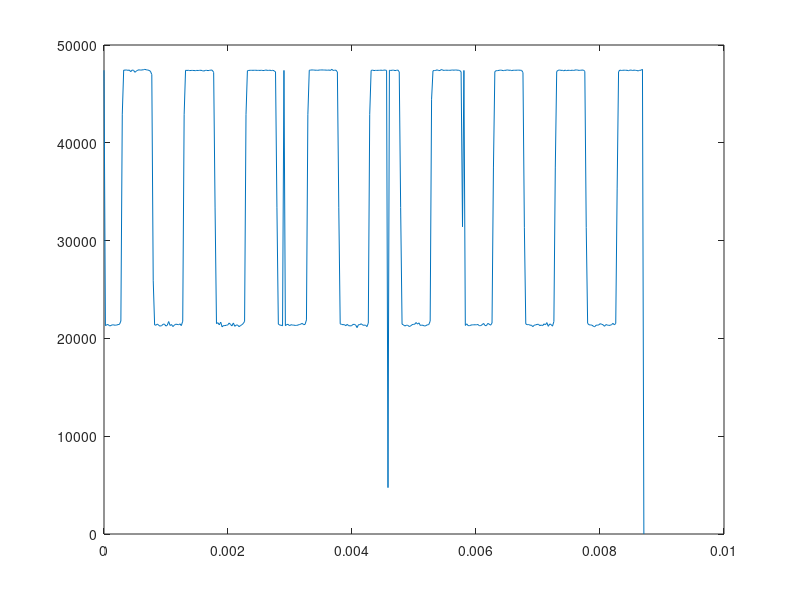

This chart was generated by the following MATLAB code:

x = (0:1/44100:3*128/44100);

%100hz @200mv
y1 = [2368, 2212, 2377, 2381, 1993, 2397, 2388, 2393, 2396, 1791, 2400, 2415, 2415, 2412, 1777, 2417, 2412, 2420, 2454, 390, 2372, 2431, 2412, 2448, 920, 2439, 2425, 2440, 1967, 2429, 2493, 2449, 2450, 323, 2457, 2462, 2478, 2414, 288, 282, 2454, 2440, 2458, 2465, 1930, 2439, 2461, 2457, 1946, 917, 2458, 2448, 2457, 2460, 2460, 2461, 2453, 2485, 2004, 3998, 2453, 2453, 2455, 2458, 2445, 2423, 2449, 2424, 2076, 2442, 2442, 2437, 2439, 2309, 2437, 2490, 2429, 2426, 2117, 2421, 2421, 2417, 2412, 2151, 2403, 2400, 2402, 2400, 2177, 2376, 2394, 2387, 2384, 2224, 2378, 2370, 2369, 2364, 2358, 2360, 2355, 2352, 2349, 2201, 2345, 2337, 2333, 2330, 2280, 2324, 2317, 2308, 2310, 2306, 2317, 2338, 2305, 2284, 2295, 2286, 2286, 2277, 2256, 2341, 2260, 2276, 2245, 2244, 1645, 2212, 2235, 2191, 2215, 2175, 2210, 2173, 2121, 2166, 2400, 2181, 2153, 2155, 2147, 2129, 2125, 2123, 2121, 2112, 2116, 2114, 2107, 2112, 2105, 2106, 2106, 2093, 2093, 2094, 2109, 2089, 2089, 2079, 2074, 2072, 2069, 2055, 2052, 2064, 2454, 412, 2048, 2084, 2046, 4038, 2046, 2023, 2035, 2058, 2458, 2017, 2017, 1942, 1958, 3997, 1946, 1994, 1963, 1892, 2453, 1964, 1980, 1920, 1963, 1830, 1813, 1849, 1847, 2076, 1776, 1768, 1836, 1821, 1813, 394, 1806, 1875, 1829, 2083, 2421, 1864, 1787, 1727, 1768, 2888, 1743, 1723, 1746, 1749, 2394, 1626, 1735, 1728, 1719, 2152, 1724, 1717, 1712, 1694, 2355, 1700, 1716, 1675, 1699, 2337, 1695, 1712, 1685, 1682, 2317, 1674, 1659, 1662, 2348, 1661, 2070, 1685, 3703, 1663, 1680, 1743, 2256, 1642, 2047, 2054, 2245, 1650, 2115, 1637, 185, 1637, 1634, 1649, 2210, 1636, 1641, 1777, 1646, 2181, 1652, 1660, 1641, 1645, 3693, 1641, 1651, 1637, 1684, 1652, 1652, 1633, 1652, 1659, 3194, 1661, 1664, 1664, 1664, 1667, 1665, 1670, 1671, 1657, 1675, 1675, 1719, 1684, 1689, 1950, 1694, 1696, 1701, 1703, 2046, 1712, 1714, 1717, 1712, 1723, 1723, 1750, 1733, 1737, 1946, 1740, 1751, 1749, 1757, 1785, 1753, 1769, 1774, 1792, 1844, 1788, 1775, 1797, 1804, 1736, 1804, 1815, 1818, 1814, 1806, 1831, 1838, 1820, 1848, 1834, 1822, 1886, 1868, 1877, 1742, 1877, 1890, 1894, 1901, 1906, 1918, 1916, 1895, 1908, 1980, 1933, 1933, 1951, 1959, 1700, 1963, 1969, 1980, 1983, 1695, 1989, 2001, 2020, 2014, 1674, 2020, 2018, 2034, 2039, 2071, 2079, 2060, 2066, 2057, 1743, 2047, 2087, 2086, 2098, 2245, 2106,0];

%500hz @200mv
y2 = [1733, 1755, 2344, 2338, 1821, 2100, 2300, 2256, 2231, 1994, 2179, 2168, 2116, 2104, 2138, 491, 1945, 1944, 3488, 1893, 1837, 1814, 1787, 1761, 1731, 1712, 3506, 1685, 1650, 1655, 3160, 1650, 1644, 1646, 3946, 1662, 1677, 1673, 3973, 1704, 1741, 1779, 1794, 1817, 1867, 1873, 1898, 1925, 1925, 1981, 2007, 2027, 2084, 2096, 2129, 2137, 2182, 2225, 2209, 2262, 2285, 2306, 2346, 2361, 2371, 2388, 2392, 2418, 2417, 2441, 2423, 2454, 2457, 2464, 2449, 2456, 2454, 2468, 2439, 2431, 2417, 2406, 2372, 2389, 2352, 2338, 2311, 2301, 2283, 2239, 2209, 2179, 2169, 2159, 2096, 2072, 2060, 1991, 1946, 1932, 1927, 1898, 1856, 1807, 1820, 1802, 1748, 1744, 1752, 1717, 1696, 1698, 1622, 1678, 1661, 1653, 1646, 1644, 1614, 1650, 1649, 1644, 1670, 1662, 1677, 1682, 1715, 1745, 2420, 1771, 1794, 1835, 1853, 1814, 1891, 1917, 1950, 1994, 1977, 2051, 2059, 2090, 2138, 2161, 2176, 2197, 2238, 209, 2256, 2298, 2332, 2349, 835, 2385, 2402, 2416, 2430, 2440, 2440, 2453, 2452, 2459, 2455, 2466, 2456, 2452, 2437, 233, 2425, 2420, 2397, 2375, 1867, 2359, 2312, 2292, 2266, 701, 2235, 2189, 2160, 2132, 2129, 2079, 2044, 2019, 1989, 405, 1965, 1903, 1874, 1849, 1822, 1804, 1781, 1756, 1753, 1739, 1706, 1690, 1677, 1667, 186, 1650, 1650, 1645, 1644, 1648, 1648, 1656, 1652, 1673, 2352, 1690, 1716, 1728, 1748, 2718, 1756, 1816, 1834, 2159, 1889, 1943, 1973, 1991, 2010, 2029, 2083, 2116, 64, 1871, 2173, 2219, 2252, 1744, 1752, 2297, 2344, 2365, 1623, 1678, 2427, 2429, 2435, 1644, 399, 2451, 2458, 2446, 1670, 1662, 2456, 2442, 2434, 1745, 2420, 2409, 2381, 2358, 1853, 2308, 2317, 2271, 2246, 1994, 2190, 2194, 2112, 2110, 2138, 2076, 2017, 1991, 1949, 1933, 1871, 1913, 1839, 1820, 1795, 1785, 1785, 1742, 1725, 1707, 1707, 1680, 1672, 1664, 1651, 1646, 1648, 1645, 1647, 1704, 1680, 1652, 1667, 1683, 1867, 1693, 1709, 1743, 1767, 1789, 1979, 1831, 1875, 1879, 2129, 1937, 1938, 2034, 2027, 2197, 2072, 2131, 2137, 2181, 2198, 2224, 2249, 2273, 2274, 2448, 2325, 2319, 2378, 2394, 2472, 2416, 2420, 2451, 2450, 2520, 2456, 2461, 2454, 2455, 2352, 2452, 2449, 2426, 2414, 2207, 2399, 2374, 2332, 2304, 1889, 2291, 2275, 2224, 2199, 2029, 2172, 2123, 2078, 2048, 2173, 2029, 2000, 1928, 1913, 2297, 1884, 1863, 1811, 1793, 2426, 1736, 1746, 1706, 1696, 2450, 1682, 1672, 1649, 1646, 2456, 1646, 1654, 1648,0];

%1khz @200mv
y3 = [1804, 2318, 2093, 2204, 2257, 2319, 2457, 2399, 2415, 2436, 2450, 2407, 2459, 2450, 2432, 2411, 2378, 2304, 2291, 2248, 2200, 2140, 2077, 2019, 1957, 1899, 1541, 1798, 1758, 1720, 1691, 1663, 1660, 1650, 1644, 1654, 1674, 1672, 1732, 1769, 1983, 3650, 1862, 1976, 2029, 2207, 2357, 2198, 2251, 2299, 2441, 2378, 2378, 2439, 2458, 2449, 2371, 2462, 2432, 2412, 2536, 2304, 2336, 2248, 2193, 2141, 2140, 2022, 1963, 1864, 1853, 1806, 1806, 1719, 1700, 1606, 1670, 1646, 1646, 1655, 1775, 1674, 1725, 1763, 1805, 1990, 1917, 1851, 2014, 2080, 2313, 2068, 2269, 2295, 2341, 2461, 2377, 2346, 2456, 2461, 2520, 2457, 2377, 2411, 2384, 2183, 2340, 2299, 2201, 2114, 1899, 2085, 2028, 1912, 1864, 1693, 1845, 1769, 1696, 1673, 1655, 1671, 1647, 1650, 1673, 1812, 1690, 1677, 1804, 1852, 303, 1970, 1982, 2084, 2127, 2201, 2185, 2237, 2331, 2373, 2459, 2403, 2438, 2461, 2413, 2436, 2485, 2411, 2383, 2349, 2317, 2193, 2193, 2149, 2092, 2040, 1976, 1930, 1843, 1817, 1661, 1773, 1675, 1673, 1655, 1737, 1644, 1644, 1648, 1712, 1862, 1754, 1754, 1842, 1899, 1934, 1934, 666, 2128, 2183, 2378, 2280, 2284, 2367, 2406, 2462, 2432, 2458, 2460, 2455, 2336, 2426, 2392, 2351, 2313, 2262, 2276, 2281, 2093, 2059, 1806, 1926, 1926, 1827, 1781, 1622, 1750, 1680, 1655, 1649, 1725, 1637, 1651, 1685, 1717, 1883, 1755, 1838, 1890, 1930, 2773, 2005, 2061, 2154, 2226, 2154, 2342, 2313, 2399, 2425, 2441, 2445, 2454, 2454, 2473, 2299, 2420, 2394, 2316, 2265, 2028, 2212, 2160, 2044, 1987, 1769, 1878, 1784, 1750, 1671, 1703, 1634, 1646, 1812, 1651, 1713, 1747, 1852, 1845, 1941, 1980, 292, 2041, 2229, 2274, 2237, 2325, 2425, 2443, 2403, 2460, 2459, 2421, 2406, 2452, 2358, 2318, 2269, 2221, 2165, 2101, 2051, 1999, 1946, 1912, 1829, 1787, 1748, 1699, 1773, 1647, 1652, 1649, 1651, 1647, 1599, 1709, 1749, 1783, 1822, 1822, 1938, 2009, 2052, 1934, 2161, 2194, 2257, 2316, 2360, 2360, 2423, 2443, 2451, 2432, 2486, 2447, 2429, 2411, 2362, 2323, 2248, 2228, 2163, 2247, 2048, 1996, 1943, 1884, 1812, 1597, 1748, 1714, 1683, 1783, 1646, 1655, 1649, 1661, 1612, 1678, 1730, 1779, 1816, 1755, 1883, 1981, 2045, 2100, 2005, 2161, 2267, 2314, 2350, 2406, 2394, 2443, 2455, 2451, 2445, 2452, 2433, 2424, 2385, 2420, 2326, 2227, 2174, 2122, 2212, 2063, 1951, 1892, 1847, 1782, 1754, 1714, 1687, 1665, 1634, 1653, 1664, 1656, 1673,0];

%5khz @200mv
y4 = [1651, 1696, 418, 1982, 1654, 1794, 2156, 2356, 2340, 2391, 2144, 2017, 1872, 1674, 1831, 2119, 332, 2436, 2438, 2104, 1826, 1657, 1721, 1900, 2171, 2385, 902, 2322, 2514, 1780, 1645, 1716, 1718, 1950, 2430, 2441, 2291, 3826, 2003, 1646, 1727, 3768, 1972, 2432, 2406, 2233, 2032, 1717, 1717, 1786, 2039, 2320, 2320, 2394, 2165, 1890, 2142, 1749, 1655, 2118, 2344, 3851, 2459, 2119, 1834, 1667, 142, 1859, 1872, 2371, 2481, 1635, 2339, 265, 1655, 1691, 2275, 3700, 2215, 2447, 2299, 2036, 1731, 1755, 1732, 1985, 2189, 2182, 2436, 2236, 1960, 2625, 1773, 1643, 2035, 2298, 1982, 2528, 2239, 1941, 1718, 2338, 1780, 1782, 2332, 2454, 1683, 2389, 2156, 1680, 1662, 2447, 1818, 2112, 2463, 2344, 1762, 2106, 1672, 1685, 1899, 2250, 2163, 2374, 2324, 2077, 2036, 1791, 1865, 1927, 2203, 1916, 2388, 2227, 1995, 1768, 2340, 1643, 1748, 2275, 2444, 1674, 2402, 396, 1709, 1642, 3206, 4, 2453, 2400, 633, 1903, 1656, 1794, 774, 2345, 2385, 2155, 1901, 1670, 1847, 2136, 2378, 2456, 2086, 1813, 2000, 1587, 2176, 2411, 1972, 2303, 2035, 1760, 1647, 1717, 1717, 2235, 2442, 2447, 2320, 1978, 1739, 1645, 1741, 2005, 1988, 2423, 2429, 2230, 2459, 1700, 1655, 1794, 2070, 2335, 2335, 2397, 2148, 1868, 2339, 1606, 1830, 2122, 2372, 3931, 2459, 2146, 1834, 1659, 1731, 1679, 2163, 2391, 2466, 2182, 2322, 1794, 1652, 1700, 1668, 1922, 2413, 2444, 2273, 2528, 1756, 1645, 1727, 1987, 244, 2447, 2431, 2243, 1941, 2389, 1728, 1776, 2051, 2312, 1822, 2454, 2212, 1925, 1702, 2106, 1799, 2060, 2338, 2435, 2163, 2370, 1847, 1676, 1675, 1791, 1865, 2385, 2460, 2332, 2132, 281, 1653, 1685, 1896, 1643, 2179, 2456, 2310, 2055, 2402, 1653, 1716, 1945, 2250, 368, 2482, 2268, 1988, 1731, 1656, 1747, 1997, 2278, 2445, 2413, 2221, 1902, 1710, 1650, 1799, 2063, 2316, 2455, 2388, 112, 2156, 1685, 1657, 1781, 2035, 2053, 2459, 2379, 2154, 3915, 1538, 1675, 1853, 2130, 1739, 2463, 2332, 2050, 1813, 119, 1587, 1918, 2219, 2408, 2451, 2293, 2018, 1761, 1611, 1605, 1986, 2242, 2436, 2441, 3620, 446, 1724, 1646, 1743, 2018, 2018, 2451, 2413, 2212, 2163, 1821, 1651, 1801, 2092, 1323, 2347, 2373, 2154, 1845, 2413, 1676, 1862, 2124, 412, 2449, 2083, 1821, 1652, 2447, 1677, 2161, 2401, 2389, 1728, 2298, 1783, 1648, 1851, 2454, 1958, 2423, 2488, 2106, 1959, 1951, 1644, 1745, 2163, 2370, 2294, 2417, 2226, 1791,0];

%10khz @200mv
y5 = [1999, 2441, 1752, 1764, 1766, 2431, 1952, 1644, 1964, 2036, 2185, 1691, 1782, 2298, 2346, 1853, 1669, 2135, 2459, 2129, 1654, 1900, 2382, 2333, 3357, 1700, 2202, 2426, 1982, 1652, 2037, 2452, 2166, 1737, 1818, 2349, 2392, 1861, 1593, 201, 2459, 2114, 2177, 1909, 1909, 2300, 1794, 1724, 2185, 2450, 2022, 1645, 1650, 2445, 2437, 1713, 1770, 1755, 2447, 343, 1663, 2080, 1982, 2103, 1671, 1885, 2371, 2347, 2363, 1687, 2215, 2448, 2456, 1648, 1883, 2438, 2306, 37, 1783, 2245, 2435, 1975, 1708, 1645, 1986, 2235, 1700, 1697, 1827, 2404, 1806, 1691, 1139, 2151, 2451, 1646, 1956, 1895, 2287, 2254, 1749, 2280, 2378, 2431, 1929, 2024, 2451, 2444, 2204, 1696, 2336, 2386, 2374, 1860, 1696, 2460, 2102, 2195, 1915, 1893, 2306, 1779, 1864, 1712, 2227, 1989, 1668, 1649, 2197, 2441, 1693, 1807, 2020, 2343, 2363, 1671, 2120, 2036, 2462, 2147, 1835, 2385, 2346, 261, 1693, 2163, 2463, 4033, 1856, 1993, 2448, 2255, 3229, 1761, 545, 2394, 1918, 1654, 566, 2458, 2156, 1676, 1838, 2377, 2352, 1794, 1683, 203, 2171, 2461, 1652, 1938, 1909, 2413, 2273, 1718, 2270, 2546, 2362, 1655, 2073, 2452, 2437, 3718, 1669, 2370, 2347, 279, 1565, 3733, 2456, 2036, 1654, 1942, 3991, 2269, 1796, 1725, 2226, 2176, 2010, 1643, 1883, 4090, 2430, 1732, 1755, 2323, 2323, 2915, 1663, 2114, 1986, 2485, 2562, 1882, 2395, 2380, 2318, 1683, 2215, 2452, 2451, 1780, 1968, 2437, 2199, 2254, 1716, 1771, 2405, 1939, 1929, 1641, 2087, 2132, 1687, 1696, 1887, 2400, 1782, 1713, 1696, 2224, 2399, 1642, 1989, 1893, 2429, 1772, 2304, 1712, 2396, 2099, 2457, 1649, 2197, 2392, 2381, 1871, 1610, 2466, 2065, 1633, 1649, 2284, 1756, 2147, 1734, 1923, 1646, 2053, 2453, 1681, 1809, 2361, 2426, 1853, 1681, 2130, 2461, 2088, 1653, 1867, 2387, 2333, 3357, 1707, 2198, 2448, 1932, 1661, 1999, 2453, 2184, 1673, 1689, 2316, 2379, 1857, 1909, 199, 2450, 2083, 1652, 3954, 1905, 2328, 1824, 1684, 2437, 2461, 2018, 1643, 1972, 2388, 2164, 1723, 1762, 2296, 2407, 1910, 1654, 2071, 2460, 2276, 1672, 1847, 2368, 2322, 1882, 1557, 2178, 2460, 2008, 1583, 1647, 2438, 2297, 1767, 1986, 1215, 2442, 1973, 1644, 2893, 2009, 2210, 1686, 1792, 2451, 2375, 1812, 1676, 2187, 2254, 2332, 1643, 1915, 2438, 1929, 2268, 1725, 2254, 2441, 1696, 1935, 2021, 2469, 2221, 1664, 1690, 2345, 2414, 1868, 1893, 1651, 2444, 2117, 1655, 2396, 1954, 2317, 1777,0];

%square 1khz @ 200mv
y6 = [1645, 1646, 1660, 1648, 1642, 1644, 1647, 1660, 1644, 1642, 1642, 1645, 1644, 1660, 1656, 2458, 2458, 2428, 2460, 2461, 2461, 2461, 2460, 2461, 2461, 2462, 2458, 2458, 2464, 2459, 2459, 2456, 2462, 2459, 2456, 1645, 2448, 1645, 1642, 1632, 1639, 1647, 1645, 1646, 1645, 1647, 1644, 1651, 1642, 1644, 1644, 1642, 1648, 1623, 1641, 1646, 1645, 1641, 2461, 2458, 2459, 2451, 2455, 2460, 2459, 2463, 2464, 2459, 2463, 2462, 2461, 2459, 2458, 2413, 2462, 2460, 2457, 2452, 2460, 1645, 1644, 1643, 1646, 1647, 1641, 1643, 1642, 1644, 1681, 1641, 1655, 1672, 1647, 1645, 1647, 1647, 1648, 1671, 1644, 1646, 1645, 1644, 2463, 2458, 2458, 2466, 2452, 2460, 2457, 2459, 2459, 2459, 2459, 2465, 2460, 2441, 2449, 2462, 2309, 2462, 2462, 2463, 2501, 1643, 1647, 1648, 1647, 1648, 1644, 1644, 1641, 1648, 1646, 1648, 1647, 1622, 1644, 1645, 1640, 1644, 1640, 1661, 1643, 1645, 1641, 2606, 2460, 2458, 2457, 2463, 2456, 2461, 2457, 2564, 2460, 2421, 2464, 2463, 2455, 2458, 2452, 2459, 2462, 2455, 2462, 2459, 1642, 2459, 1645, 1643, 1643, 1647, 1637, 1627, 1615, 1641, 1642, 1643, 1638, 1643, 1645, 1631, 1624, 1644, 1648, 1615, 2461, 1642, 1636, 2456, 2458, 2460, 2446, 2459, 2457, 2462, 2463, 2465, 2497, 2452, 2462, 2413, 2460, 2457, 2462, 2418, 2460, 2492, 2457, 2456, 1646, 1646, 1640, 1644, 1642, 1650, 1646, 1643, 1655, 1672, 1644, 1643, 1654, 1647, 1648, 1642, 2459, 1643, 1645, 1641, 1648, 2455, 2461, 2466, 2455, 2458, 2462, 2483, 2459, 2460, 2458, 2475, 2464, 2441, 2461, 2456, 2463, 2461, 2462, 2467, 2458, 2493, 2455, 1648, 1644, 1648, 2459, 1641, 1641, 1643, 1647, 1641, 1646, 1626, 1627, 1647, 1667, 1649, 1640, 1643, 1643, 1645, 1647, 2606, 1645, 1633, 2458, 2507, 2456, 2458, 2463, 2445, 2459, 2421, 2460, 2462, 2455, 2460, 2452, 2443, 2459, 2461, 2441, 2459, 2459, 2462, 2480, 2461, 1643, 1645, 1645, 1645, 1644, 1641, 1643, 1659, 1643, 1655, 1645, 1647, 1633, 1652, 1645, 1615, 1646, 1645, 1647, 1642, 2458, 1628, 2457, 2461, 2420, 2462, 2457, 2459, 2472, 2461, 2462, 2459, 2455, 2461, 2458, 2418, 2472, 2461, 2456, 2414, 1646, 2455, 2461, 2440, 1645, 1650, 1641, 1601, 1646, 1643, 1644, 1623, 1646, 1644, 1638, 1642, 1645, 1641, 1648, 1647, 1648, 1644, 1652, 1642, 1646, 2458, 1644, 2456, 2443, 2480, 2458, 2458, 2459, 2465, 2454, 2456, 2461, 2459, 2462, 2477, 2458, 2461, 2460, 2451, 2457, 1648,0];

%square 1khz @ 200mv with filter
y7 = [2459, 2456, 2457, 2456, 402, 2462, 1589, 1641, 1646, 1647, 1646, 1642, 1642, 1643, 1642, 1642, 1645, 1641, 1641, 1640, 1642, 1642, 1641, 1641, 1645, 1642, 1642, 1647, 2493, 2453, 2456, 2452, 2451, 2453, 2458, 2453, 2458, 2455, 2451, 2456, 2459, 2460, 2459, 2446, 2459, 2455, 2451, 2452, 2455, 2458, 1585, 1642, 1642, 1643, 1643, 1642, 1641, 1642, 1642, 1641, 1642, 1644, 1642, 1642, 1642, 1642, 1642, 1642, 1643, 1642, 1642, 1656, 2392, 2450, 2461, 2449, 2456, 2453, 2451, 2450, 2448, 2451, 2449, 2448, 2460, 2453, 2460, 2454, 2454, 2455, 2456, 2462, 2456, 2441, 1605, 1770, 1643, 1642, 1642, 1642, 1642, 1640, 1642, 1642, 1642, 1643, 1642, 1642, 1642, 1642, 1642, 1643, 1642, 1642, 1576, 1660, 2440, 2451, 2455, 2455, 2450, 2455, 2460, 2458, 2459, 2452, 2454, 2453, 2448, 2459, 2454, 2459, 2456, 2452, 2459, 2457, 2454, 2440, 1838, 1642, 1642, 1643, 1642, 1642, 1642, 1641, 1641, 1641, 1640, 1640, 1641, 1642, 1643, 1643, 1642, 1642, 1642, 1642, 1608, 1658, 3128, 2454, 2456, 2453, 2455, 2454, 2452, 2458, 2459, 2456, 2456, 2458, 2458, 2455, 2456, 2457, 2453, 2458, 2456, 2455, 2456, 2446, 1893, 1642, 1643, 1640, 1642, 1645, 1642, 1637, 1638, 1636, 1638, 1639, 1638, 1642, 1645, 1637, 1640, 1634, 1600, 1638, 1640, 1643, 2013, 2447, 2455, 2461, 2464, 2462, 2441, 2477, 2461, 2455, 2458, 2402, 2451, 2454, 2460, 2463, 2463, 2458, 2455, 2458, 2461, 2460, 2205, 1651, 1641, 1641, 1641, 1645, 1643, 1669, 1609, 1642, 1699, 1642, 1640, 1644, 1646, 1637, 1646, 1644, 1644, 1642, 1644, 1643, 3714, 2438, 2463, 2461, 2435, 2460, 2469, 2481, 2446, 2458, 2435, 2460, 2452, 2450, 2454, 2465, 2449, 2456, 2465, 2456, 3071, 2463, 2330, 1653, 1639, 1641, 1641, 1640, 1642, 1635, 1642, 1641, 1641, 1643, 1642, 1642, 1641, 1640, 1629, 1641, 1640, 1638, 1632, 1640, 1627, 2454, 2455, 2448, 2447, 2459, 2456, 2457, 2453, 2452, 2457, 2457, 2456, 2457, 2452, 2460, 2446, 2456, 2458, 2457, 2461, 2455, 2508, 1643, 1642, 1641, 1641, 1643, 1643, 1641, 1628, 1639, 1642, 1640, 1649, 1636, 1634, 1639, 1634, 1639, 1639, 1637, 1640, 1656, 1661, 2442, 2463, 2458, 2458, 2460, 2457, 2462, 2450, 2459, 2457, 2456, 2459, 2457, 2456, 2447, 2451, 2457, 2458, 2458, 2456, 2455, 2531, 3681, 1643, 1643, 1643, 1642, 1642, 1642, 1642, 1643, 1646, 1642, 1643, 1642, 1641, 1640, 1642, 1642, 1643, 1642, 3759, 1643, 1584, 2472, 2457, 2467,0];
    
%square 1khz @ 200mv with filter -250mv dc
y8 =  [1131, 1131, 1132, 1132, 1134, 1135, 1134, 1134, 1135, 1134, 1135, 1133, 1133, 1274, 1278, 1946, 1946, 1946, 1945, 1947, 1947, 1947, 1947, 1947, 1950, 1948, 1948, 1946, 1945, 1948, 1947, 1956, 1947, 1566, 1948, 1895, 1144, 1128, 1134, 1130, 1152, 1153, 1132, 1134, 1049, 1127, 1132, 1141, 1135, 1139, 1128, 1144, 1127, 1133, 1138, 1130, 1131, 1090, 1932, 1945, 1946, 1945, 1947, 1947, 1947, 1948, 1947, 1944, 1946, 1946, 1946, 1947, 1949, 1947, 1978, 1948, 1948, 1948, 2010, 1955, 1147, 1134, 1134, 1130, 1134, 1132, 1130, 1130, 1029, 1157, 1132, 1130, 1167, 1126, 1127, 1155, 1132, 1133, 1156, 1139, 1128, 1146, 1935, 1946, 1947, 1946, 1945, 1941, 1944, 1952, 1945, 1949, 1947, 1948, 1941, 1947, 1946, 1948, 1945, 1930, 1947, 1959, 1948, 1997, 1112, 1128, 1134, 1135, 1131, 1131, 1131, 1133, 1147, 1134, 1135, 1135, 1135, 1136, 1135, 1134, 1122, 1144, 1135, 1131, 1136, 1082, 1951, 1947, 1947, 1946, 1942, 1946, 1944, 1944, 1948, 1947, 1946, 1945, 1951, 1945, 1951, 1945, 1948, 1946, 1946, 1945, 1946, 1610, 1458, 1132, 1149, 1163, 1129, 1149, 1071, 1138, 1130, 1136, 1130, 1130, 1131, 1133, 1132, 1133, 1132, 1146, 1133, 1132, 1132, 1113, 1999, 1946, 1941, 1943, 1938, 1948, 1948, 1949, 1947, 1944, 1945, 1948, 1947, 1947, 1945, 1947, 1947, 1982, 1950, 1948, 1942, 1966, 1079, 1134, 1142, 1138, 1943, 1261, 1137, 1132, 1135, 1135, 1135, 1138, 1151, 1133, 1137, 1135, 1134, 1133, 1134, 1134, 1373, 1135, 2034, 1945, 1946, 1949, 1943, 1945, 1950, 1946, 1951, 1945, 1948, 1950, 1948, 1946, 1951, 1949, 1945, 1946, 2016, 1936, 1948, 1942, 1947, 1130, 1146, 1133, 1133, 1134, 1135, 1133, 1133, 1134, 1134, 1133, 1132, 1135, 1137, 1134, 1135, 1133, 1135, 1134, 1134, 1179, 1893, 1980, 1949, 1947, 1940, 1949, 1947, 1952, 1943, 1946, 1946, 1948, 1948, 1947, 1946, 1950, 1948, 1946, 1948, 1820, 1946, 1932, 1153, 1135, 1135, 1135, 1135, 1134, 1134, 1134, 1134, 1134, 1134, 1135, 1134, 1135, 1133, 1134, 1133, 1135, 1134, 1136, 1134, 1148, 1922, 1948, 1942, 1947, 1946, 1943, 1939, 1950, 1948, 1952, 1946, 1946, 1949, 1947, 1946, 1946, 1947, 1950, 1947, 1947, 1955, 1940, 1512, 1135, 1133, 1136, 1136, 1132, 1137, 1131, 1136, 1136, 1139, 1136, 1135, 1134, 1135, 1135, 1134, 1125, 1151, 1134, 1134, 1147, 1635, 1948, 1956, 1976, 1947, 1945, 1948, 1949, 1949, 1950, 1943, 1947, 1946, 1947, 1950, 1947, 1949, 1947,0];

%square 1khz @200mv filter 250 dc
y9 =[2149, 2967, 2962, 2956, 2962, 2967, 2960, 2961, 2963, 2965, 2963, 2962, 2962, 2962, 2960, 2960, 2961, 2966, 2960, 3017, 2143, 2119, 2148, 2149, 2149, 2145, 2148, 2149, 2150, 2148, 2149, 2151, 2147, 2152, 2150, 2149, 2148, 2152, 2148, 2148, 2539, 2085, 2964, 2963, 2960, 2966, 2963, 2956, 2964, 2965, 2960, 2957, 2965, 2961, 2960, 2962, 2960, 2965, 2963, 2956, 2961, 2965, 2964, 3014, 2121, 2151, 2151, 2147, 2149, 2146, 2144, 2149, 2149, 2152, 2147, 2152, 2148, 2147, 2148, 2149, 2148, 2153, 2146, 2149, 2150, 2105, 3001, 2966, 2960, 2961, 2961, 2963, 2959, 2964, 2962, 2962, 2962, 2966, 2958, 2958, 2966, 2960, 2961, 2959, 2967, 2960, 2963, 3004, 2112, 2149, 2152, 2152, 2148, 2149, 2149, 2149, 2149, 2146, 2149, 2149, 2144, 2146, 2151, 2149, 2149, 2149, 2156, 2156, 2147, 2125, 2946, 2958, 2963, 2967, 2966, 2952, 2969, 2952, 2957, 2972, 2962, 2960, 2968, 2965, 2966, 2966, 2960, 2967, 2962, 2967, 2967, 2955, 2119, 2152, 2148, 2150, 2147, 2152, 2152, 2153, 2147, 2149, 2149, 2150, 2154, 2152, 2150, 2151, 2149, 2147, 2532, 2150, 2147, 2138, 3017, 2972, 2963, 2959, 2955, 2957, 2967, 2966, 2966, 2960, 2961, 2961, 2957, 2959, 2964, 2965, 2962, 2959, 2965, 2973, 2965, 2954, 2123, 2154, 2152, 2151, 2149, 2149, 2149, 2141, 2150, 2146, 2150, 2155, 2147, 2153, 2143, 2151, 2152, 2148, 2151, 2148, 2150, 2164, 2911, 2959, 2950, 2968, 2959, 2956, 2959, 2963, 2959, 2957, 2959, 2969, 2966, 2983, 2953, 2960, 2964, 2965, 2975, 2965, 2959, 2954, 2295, 2144, 2145, 2148, 2146, 2144, 2150, 2152, 2150, 2148, 2148, 2150, 2149, 2149, 2148, 2150, 2151, 2149, 2149, 2148, 2151, 2164, 2828, 2965, 2972, 2968, 2969, 2965, 2963, 2964, 2964, 2970, 2968, 2973, 2974, 2973, 2975, 2968, 2969, 2967, 2967, 2971, 2968, 2967, 2465, 2148, 2150, 2149, 2149, 2149, 2148, 2149, 2153, 2153, 2150, 2152, 2152, 2149, 2152, 2150, 2151, 2149, 2149, 2149, 2145, 2158, 2679, 2915, 2904, 3013, 2966, 2977, 2971, 2936, 2942, 2939, 2921, 2930, 2930, 2909, 2945, 2950, 2959, 2965, 2967, 2931, 2965, 2974, 2520, 2152, 2159, 2148, 2148, 2149, 2150, 2155, 2151, 2150, 2150, 2150, 2151, 2143, 2149, 2149, 2158, 2150, 2149, 2149, 2148, 2276, 2478, 2953, 2972, 2927, 2973, 2978, 2957, 2974, 2955, 2957, 2950, 2966, 2961, 2960, 2971, 2963, 2964, 2967, 2965, 2736, 2974, 2968, 2715, 2160, 2149, 2166, 2147, 2155, 2154, 2150, 2154, 2158, 2153, 2150,0];

%square 1khz @900mn filter new dac

y10 =[ 47418, 21302, 21404, 21411, 21277, 21319, 21396, 21373, 21345, 21367, 21412, 21434, 21776, 42928, 47435, 47425, 47452,47403, 47446, 47272, 47441, 47417, 47207, 47336, 47422, 47467, 47427, 47455, 47463, 47513, 47468, 47443, 47404, 47321, 46980, 25950, 21377, 21354, 21472, 21322, 21254, 21310, 21441, 21468, 21261, 21342, 21723, 21321, 21418, 21212, 21348, 21452, 21435, 21395, 21488, 21308, 21761, 42868, 47415, 47399, 47414, 47383, 47399, 47400, 47392, 47377, 47402, 47393, 47407, 47418, 47372, 47335, 47404, 47409, 47383, 47404, 47442, 47419, 47204, 33339, 21513, 21608, 21384, 21663, 21183, 21315, 21304, 21349, 21366, 21575, 21426, 21278, 21581, 21238, 21356, 21379, 21202, 21300, 21400, 21509, 21746, 42875, 47367, 47401, 47415, 47412, 47413, 47415, 47419, 47403, 47408, 47403, 47416, 47391, 47391, 47446, 47411, 47401, 47428, 47381, 47419, 47360, 47258, 33352, 21466, 21357, 21354, 21283, 47402, 21302, 21423, 21435, 21296, 21404, 21363, 21360, 21327,21331, 21369, 21416, 21465, 21541, 21403, 21428, 21888, 42869, 47417, 47436, 47451, 47444, 47422, 47427, 47411, 47438, 47446, 47451, 47443, 47438, 47435, 47417, 47451, 47392, 47518, 47399, 47418, 47427, 47237, 33351, 21488, 21432, 21400, 21410, 21299, 21438, 21293, 21289, 21282, 21428, 21437, 21371, 21101, 21405, 21408, 21497, 21362, 21345, 21359, 21206, 21555, 42906, 47397, 47437, 47384, 47407, 47402, 47412, 47408, 47433, 47400, 47429, 47440, 47397, 4742, 47419, 47396, 47423, 47428, 47385, 47408, 47445, 47258, 33386, 21460, 21382, 21264, 21348, 21343, 21225, 21255, 21395, 21432, 21448, 21624, 21459, 21590, 21324, 21360, 21334, 21265, 21307, 21392, 21410, 21758, 44457, 47364, 47389, 47403, 47463, 47389, 47388,47498, 47421, 47406, 47422, 47421, 47413, 47414, 47427, 47448, 47419, 47451, 47426, 47426, 47392, 47265, 31415, 47400, 21322, 21489, 21309, 21306, 21363, 21387, 21391, 21394, 21394, 21419, 21296, 21310, 21405, 21530, 21315, 21302, 21534, 21457, 21351, 21571, 37428, 47286, 47376, 47382, 47410, 47432, 47415, 47375, 47411, 47416, 47456, 47408, 47432, 47382, 47420, 47416, 47420, 47427, 47431, 47418, 47412, 47194, 31369, 21484, 21398, 21422, 21345, 21358, 21201, 21342, 21385, 21428, 21450, 21303, 21372, 21304, 21488, 21383, 21616, 21235, 21477, 21417, 21251, 21725, 37430, 47301, 47406, 47445, 47404, 47414, 47357, 47434, 47383, 47417, 47404, 47397, 47425, 47398, 47438, 47455, 47427, 47405, 47416, 47439, 47429, 47309, 31349, 21530, 21395, 21376, 21359, 21252, 21186, 21350, 21352, 21392, 21509, 21439, 21392, 21240, 21411, 21363, 21333,21341, 21398, 21539, 21388, 21536, 35371, 47284, 47436, 47396, 47411, 47428, 47413, 47418, 47375, 47425, 47437, 47392, 47436, 47409, 47393, 47351, 47411, 47423, 47515,0];


plot(x,y10)





